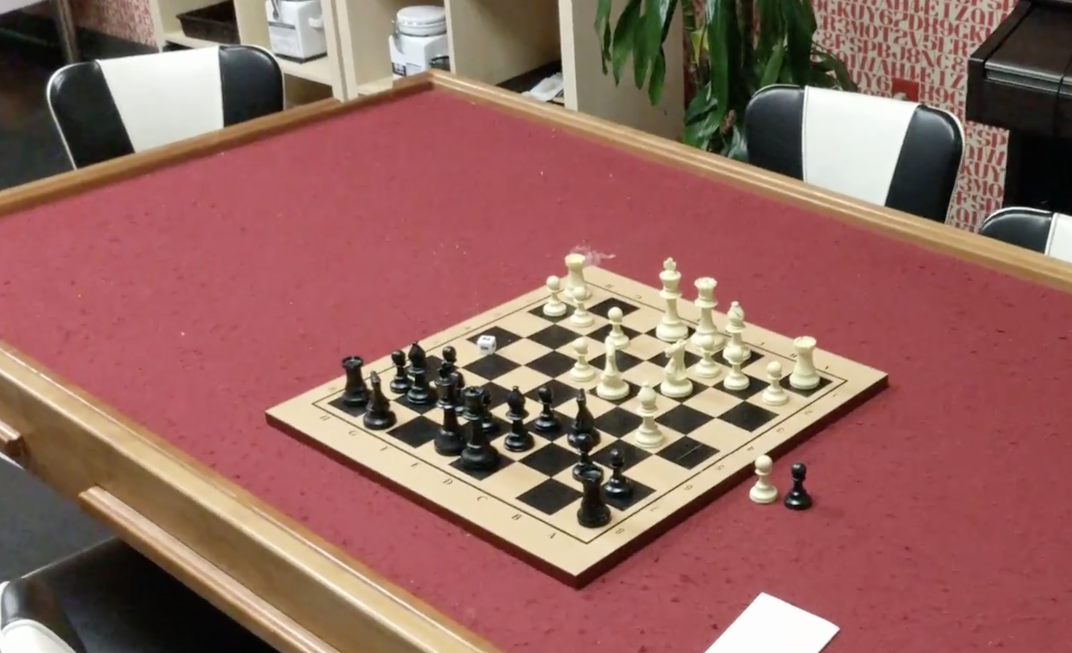
#> input picture input/img_08.png, 2144 x 1306 px (shown at 1/2 size)
$ python -i generateMLTiles.py   (imports and definitions only)   (older library calls are emulated)
#> lines starting #> are read from the running program, lines starting #| are printed output that depends on the picture
# coding=utf-8
import PIL.Image
import matplotlib.image as mpimg
import scipy.ndimage
import cv2 # For Sobel etc
import glob
import numpy as np
import matplotlib.pyplot as plt
import tensorflow as tf
import os
# [1 line not run here, left out]

# Load pt_dataset.txt and generate the windowed tiles for all the good and bad
# points in folders dataset/good dataset/bad


def loadImage(filepath, doGrayscale=False):
#> called with filepath = 'input/img_08.png', doGrayscale = False
    img_orig = PIL.Image.open(filepath)
#> img_orig is the input picture: PIL image 2144x1306 RGBA; mean R, G, B, A 149, 103.3, 95.8, 255
    img_width, img_height = img_orig.size
#> img_width = 2144; img_height = 1306

    # Resize
    aspect_ratio = min(500.0/img_width, 500.0/img_height)
#> aspect_ratio = 0.233
    new_width, new_height = ((np.array(img_orig.size) * aspect_ratio)).astype(int)
#> new_width = 500; new_height = 304
    img = img_orig.resize((new_width,new_height), resample=PIL.Image.BILINEAR)
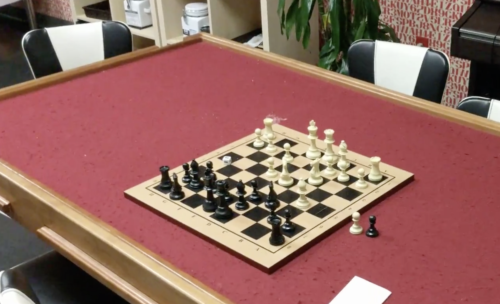
#> img: PIL image 500x304 RGBA; mean R, G, B, A 149, 103.3, 95.8, 255
    if (doGrayscale):
      img = img.convert('L') # grayscale
    else:
      # color, because sometimes it could be RGBA
      img = img.convert('RGB')
#> img: PIL image 500x304 RGB
    img = np.array(img)

    return img

import errno
# [8 lines left out: function mkdir_p, not called in this run]

# Converting the values into features
# _int64 is used for numeric values
def _int64_feature(value):
  return tf.train.Feature(int64_list=tf.train.Int64List(value=[value]))

# _bytes is used for string/char values
def _bytes_feature(value):
  return tf.train.Feature(bytes_list=tf.train.BytesList(value=[value]))

# [116 lines left out: function main, not called in this run]


# [2 lines not run here, left out]

>>> result = loadImage('input/img_08.png')

$ run again, on input/img_14.png
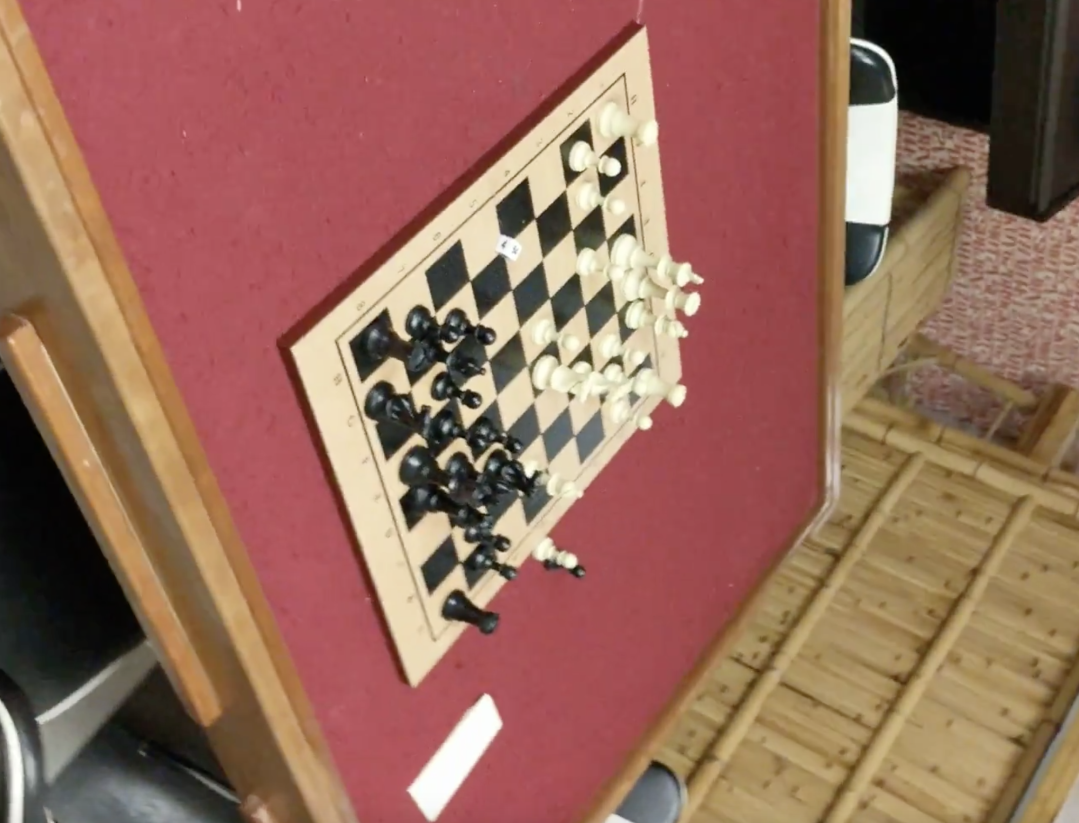
#> input picture input/img_14.png, 2158 x 1646 px (shown at 1/2 size)
#> in loadImage, img_orig is the input picture: PIL image 2158x1646 RGBA; mean R, G, B, A 150.8, 106.6, 90.8, 255
#> in loadImage, `img = img_orig.resize((new_width,new_height), resample=PIL.Image.BILIN..`:
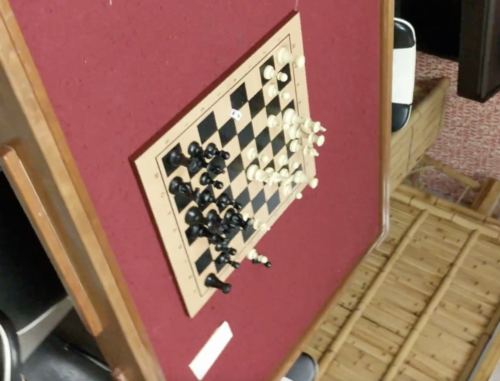
#> img: PIL image 500x381 RGBA; mean R, G, B, A 150.8, 106.6, 90.8, 255

$ run again, on input/img_15.png
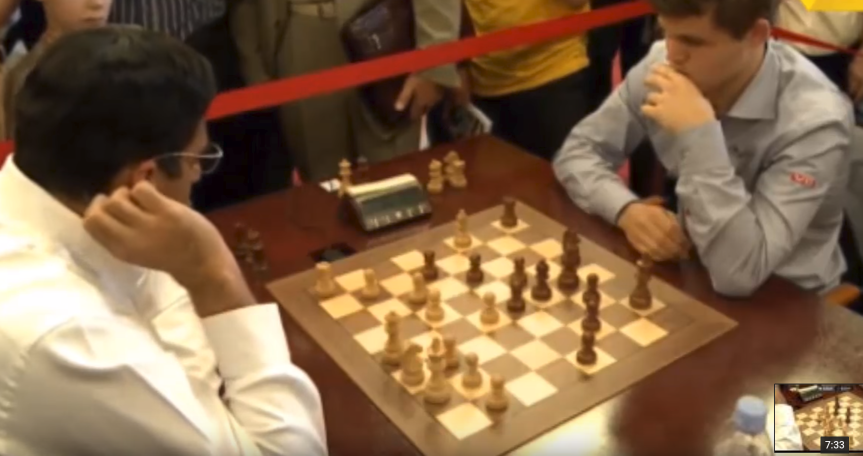
#> input picture input/img_15.png, 1725 x 911 px (shown at 1/2 size)
#> in loadImage, img_orig is the input picture: PIL image 1725x911 RGB; mean R, G, B 130, 100.4, 72
#> in loadImage, `img = img_orig.resize((new_width,new_height), resample=PIL.Image.BILIN..`:
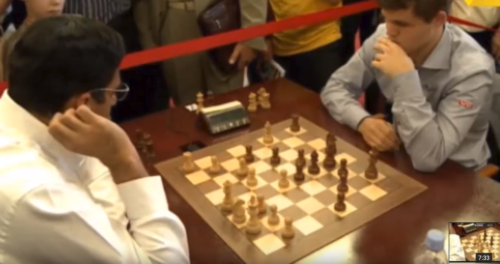
#> img: PIL image 500x264 RGB; mean R, G, B 130, 100.4, 72

$ run again, on input/img_16.png
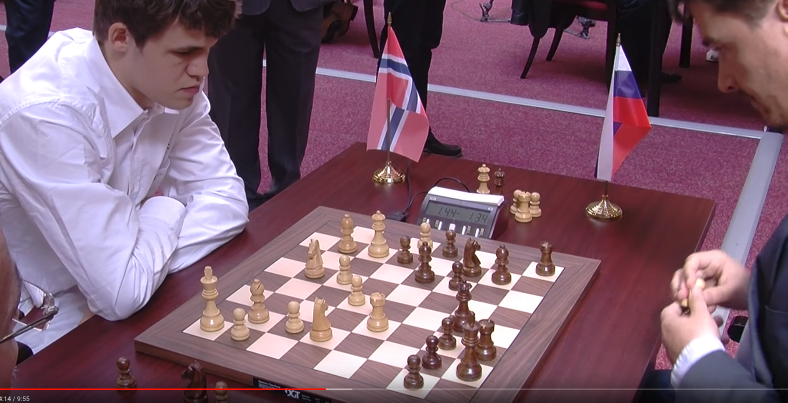
#> input picture input/img_16.png, 1575 x 805 px (shown at 1/2 size)
#> in loadImage, img_orig is the input picture: PIL image 1575x805 RGB; mean R, G, B 125.4, 93.8, 110.2
#> in loadImage, `img = img_orig.resize((new_width,new_height), resample=PIL.Image.BILIN..`:
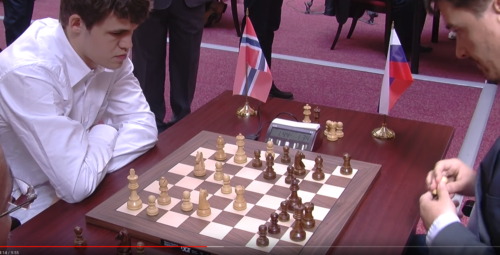
#> img: PIL image 500x255 RGB; mean R, G, B 125.4, 93.8, 110.2
